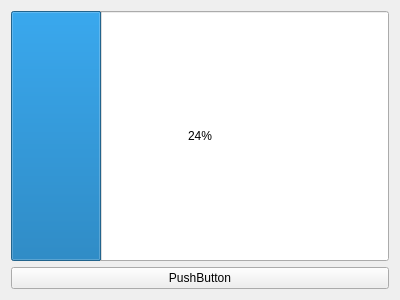
<?xml version="1.0" encoding="UTF-8"?>
<ui version="4.0">
 <class>Form</class>
 <widget class="QWidget" name="Form">
  <property name="geometry">
   <rect>
    <x>0</x>
    <y>0</y>
    <width>400</width>
    <height>300</height>
   </rect>
  </property>
  <property name="windowTitle">
   <string>Form</string>
  </property>
  <property name="styleSheet">
   <string notr="true">QProgressBar {
	height: 10px;
}</string>
  </property>
  <layout class="QVBoxLayout" name="verticalLayout">
   <item>
    <widget class="QProgressBar" name="progressBar">
     <property name="sizePolicy">
      <sizepolicy hsizetype="Expanding" vsizetype="Expanding">
       <horstretch>0</horstretch>
       <verstretch>0</verstretch>
      </sizepolicy>
     </property>
     <property name="value">
      <number>24</number>
     </property>
     <property name="orientation">
      <enum>Qt::Orientation::Horizontal</enum>
     </property>
     <property name="textDirection">
      <enum>QProgressBar::Direction::TopToBottom</enum>
     </property>
    </widget>
   </item>
   <item>
    <widget class="QPushButton" name="pushButton">
     <property name="text">
      <string>PushButton</string>
     </property>
    </widget>
   </item>
  </layout>
 </widget>
 <resources/>
 <connections/>
</ui>
